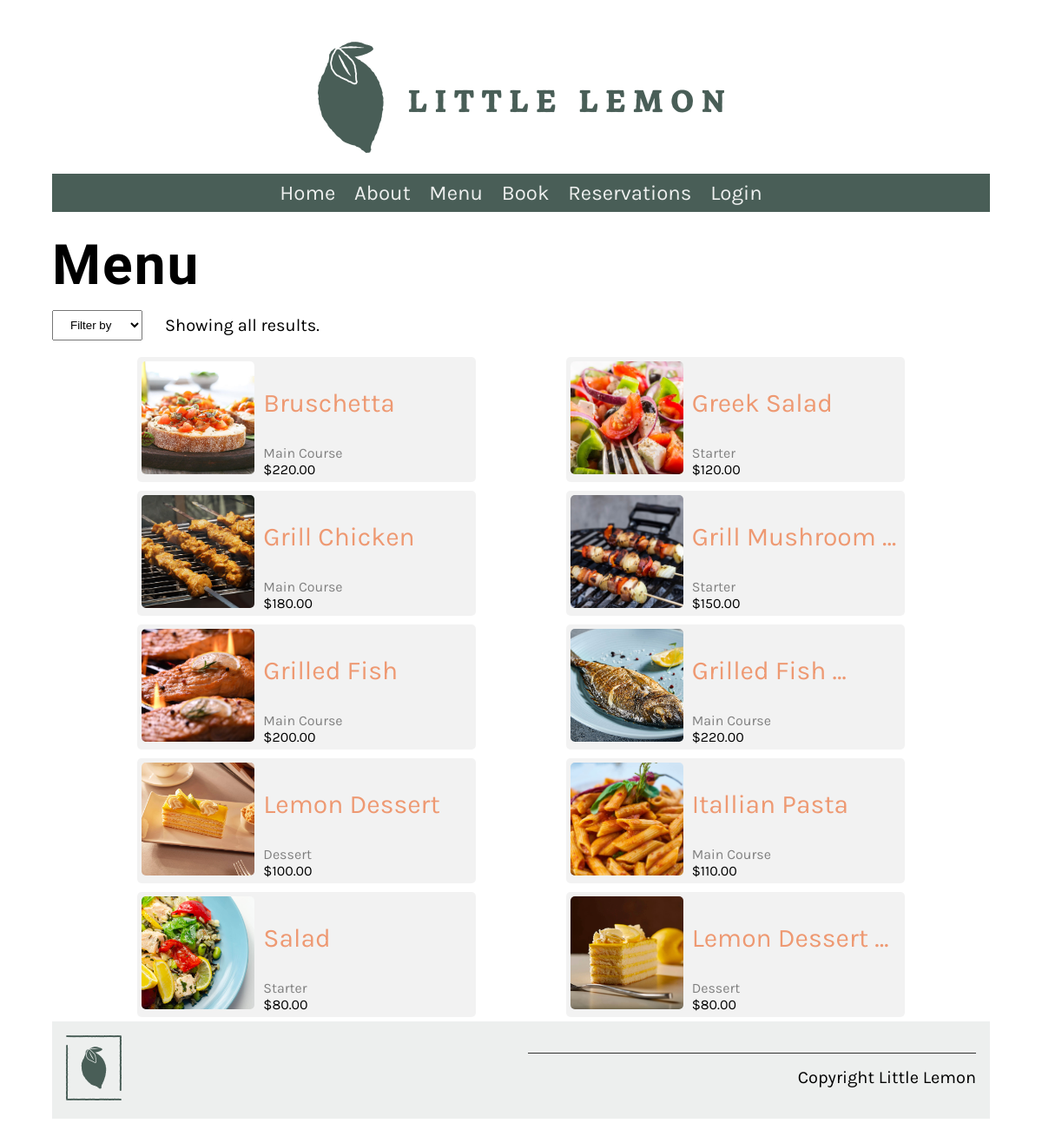
/restaurant/menu/, run on the app's committed database.
### restaurant/models.py (models this page shows, shortened)
class MenuItem(models.Model):
    title = models.CharField(max_length=255, db_index=True)
    price = models.DecimalField(max_digits=6, decimal_places=2, db_index=True)
    featured = models.BooleanField(db_index=True)
    category = models.ForeignKey(Category, on_delete=models.PROTECT)
    pic = models.ImageField(upload_to="reservations/",
                            default=None, blank=True, null=True)

class Category(models.Model):
    title = models.CharField(max_length=255, db_index=True)
    slug = models.SlugField()
    def __str__(self):
        return self.title

### restaurant/views.py (the view)
# urls.py: path('menu/', views.menu, name="lemon-menu"),
def menu(request):
    category = Category.objects.all()
    menu_data = MenuItem.objects.all()
    category_name = ""
    if request.method == "POST":
        category_name = request.POST["filter"]
        if category_name:
                menu_data = menu_data.filter(category__title=category_name)
    if category_name != "":
        category_name = f"Showing results for '{category_name}'."
    else:
        category_name = f"Showing all results."
    result = category_name
    return render(request, 'restaurant/menu.html', {"menu": menu_data, "category":category, "result":result})

### restaurant/templates/restaurant/menu.html (shortened to what this page needs)
{% extends 'restaurant/base.html' %}
{% load static %}
{% block content %}
<h1>Menu</h1>
<div class="form-con">
    <form action="" method="POST" id="filter-cat" enctype="multipart/form-data">
        <select name="filter" id="filter">
            <option value="">Filter by</option>
        </select>
    </form>
    <p id="filter-result">{{result}}</p>
</div>
<div class="menu-container">
    {% for item in menu %}
    <div class="menu-card">
        <a href="{% url 'lemon-menu_item' pk=item.pk %}">
            <div class="menu-img">
                {% if item.pic %}
                <img src="{{item.pic.url}}" alt="{{item.name}}" loading="lazy"/>
                {% else %}
                <img src="{% static 'img/Grill.jpg' %}" alt="{{ item.name}}" loading="lazy"/>
                {% endif %}
            </div>
        </a>
        <div>
            <a href="{% url 'lemon-menu_item' pk=item.pk %}"><p class="menu-title">{{ item.title|truncatewords:"2" }}</p></a>
            <span class="menu-cat">{{ item.category }}</span>
            <span class="menu-price">${{ item.price }}</span>
        </div>
    </div>
    {%empty%}
    <p>No Menu items to display.</p>
    {% endfor %}
</div>
{% endblock %}

### restaurant/static/css/style.css (style rules this page uses)
body { font-family: 'Karla', sans-serif; margin-top: 3rem; margin-bottom: 3rem; margin-left: 5%; margin-right: 5%; }
h1, h2, h3, h4, h5, h6 { font-family: 'Markazi Text', serif; letter-spacing: 2px;; }
h1 { font-size: 4rem; margin-top: 1.5rem; margin-bottom: 0; }
p, ul { font-size: 1.25rem;; }
a { color: #EE9972; text-decoration: none; }
input, select { width: 80%; display: block; padding: .5rem 1rem; line-height: 1.5rem; box-sizing: border-box; }
.menu-price { display: block; font-size: 1rem; }

### restaurant/templates/restaurant/menu.html (style rules this page uses)
.form-con { display: inline-flex; align-items: center; }
#filter-cat { max-width: 200px; }
.menu-container { display: flex; flex-wrap: wrap; justify-content: space-evenly; }
.menu-card { max-width: 450px; min-width: 380px; padding: 5px; margin: 5px; display: flex; flex-wrap: wrap; background-color: rgba(128, 128, 128, 0.1); border-radius: 5px; }
.menu-title { font-size: 30px; }
.menu-cat { color: gray; }
.menu-img img { width: 130px; height: 130px; margin-right: 10px; border-radius: 5px; object-fit: cover; }

### data on the page
MenuItem: pic (picture), title "Bruschetta", category "Main Course", price "220.00"
MenuItem: pic (picture), title "Greek Salad", category "Starter", price "120.00"
MenuItem: pic (picture), title "Grill Chicken", category "Main Course", price "180.00"
MenuItem: pic (picture), title "Grill Mushroom …", category "Starter", price "150.00"
MenuItem: pic (picture), title "Grilled Fish", category "Main Course", price "200.00"
MenuItem: pic (picture), title "Grilled Fish …", category "Main Course", price "220.00"
MenuItem: pic (picture), title "Lemon Dessert", category "Dessert", price "100.00"
MenuItem: pic (picture), title "Itallian Pasta", category "Main Course", price "110.00"
MenuItem: pic (picture), title "Salad", category "Starter", price "80.00"
MenuItem: pic (picture), title "Lemon Dessert …", category "Dessert", price "80.00"

### other printed values
{{ result }} "Showing all results."
